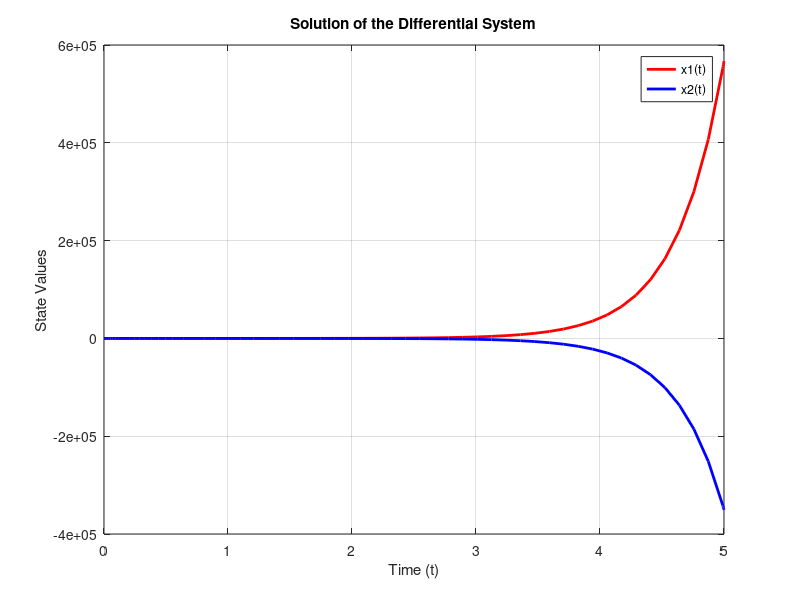

Write the MATLAB code that produced this figure.
clc; clear; close all;

A = [ 2, -1; 
     -1,  1];

dxdt = @(t, x) A * x;

time = [0 5];


x0 = [1 -1]'; % Initial condition

[t, x_sol] = ode45(dxdt, time, x0);

figure;
plot(t, x_sol(:,1), '-r', 'LineWidth', 2); 
hold on;
plot(t, x_sol(:,2), '-b', 'LineWidth', 2);
grid on;
xlabel('Time (t)');
ylabel('State Values');
legend('x1(t)', 'x2(t)');
title('Solution of the Differential System');
